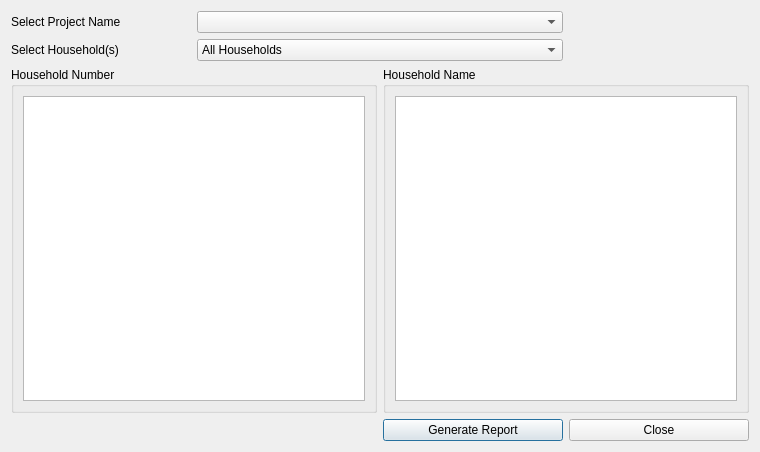
<?xml version="1.0" encoding="UTF-8"?>
<ui version="4.0">
 <class>HouseholdBudget</class>
 <widget class="QDialog" name="HouseholdBudget">
  <property name="geometry">
   <rect>
    <x>0</x>
    <y>0</y>
    <width>760</width>
    <height>452</height>
   </rect>
  </property>
  <property name="minimumSize">
   <size>
    <width>596</width>
    <height>399</height>
   </size>
  </property>
  <property name="windowTitle">
   <string>Report: Households Budgets</string>
  </property>
  <layout class="QGridLayout" name="gridLayout">
   <item row="0" column="0">
    <widget class="QLabel" name="label">
     <property name="text">
      <string>Select Project Name</string>
     </property>
     <property name="buddy">
      <cstring>cmbProjectNames</cstring>
     </property>
    </widget>
   </item>
   <item row="0" column="1" colspan="2">
    <widget class="QComboBox" name="cmbProjectNames"/>
   </item>
   <item row="1" column="0">
    <widget class="QLabel" name="label_2">
     <property name="text">
      <string>Select Household(s)</string>
     </property>
     <property name="buddy">
      <cstring>cmbHouseholds</cstring>
     </property>
    </widget>
   </item>
   <item row="1" column="1" colspan="2">
    <widget class="QComboBox" name="cmbHouseholds">
     <item>
      <property name="text">
       <string>All Households</string>
      </property>
     </item>
     <item>
      <property name="text">
       <string>Select Particular Households</string>
      </property>
     </item>
    </widget>
   </item>
   <item row="2" column="0" rowspan="2" colspan="2">
    <widget class="QGroupBox" name="groupBox">
     <property name="title">
      <string>Household Number</string>
     </property>
     <layout class="QVBoxLayout" name="verticalLayout_6">
      <item>
       <widget class="QListView" name="listViewHNumbers">
        <property name="alternatingRowColors">
         <bool>true</bool>
        </property>
        <property name="selectionMode">
         <enum>QAbstractItemView::MultiSelection</enum>
        </property>
       </widget>
      </item>
     </layout>
    </widget>
   </item>
   <item row="2" column="2" rowspan="2" colspan="2">
    <widget class="QGroupBox" name="groupBox_2">
     <property name="title">
      <string>Household Name</string>
     </property>
     <layout class="QVBoxLayout" name="verticalLayout_5">
      <item>
       <widget class="QListView" name="listViewHNames">
        <property name="alternatingRowColors">
         <bool>true</bool>
        </property>
        <property name="selectionMode">
         <enum>QAbstractItemView::MultiSelection</enum>
        </property>
       </widget>
      </item>
     </layout>
    </widget>
   </item>
   <item row="4" column="2">
    <widget class="QPushButton" name="cmdGenerateReport">
     <property name="text">
      <string>Generate Report</string>
     </property>
    </widget>
   </item>
   <item row="4" column="3">
    <widget class="QPushButton" name="cmdClose">
     <property name="text">
      <string>Close</string>
     </property>
    </widget>
   </item>
  </layout>
 </widget>
 <tabstops>
  <tabstop>cmbProjectNames</tabstop>
  <tabstop>cmbHouseholds</tabstop>
  <tabstop>listViewHNumbers</tabstop>
  <tabstop>listViewHNames</tabstop>
 </tabstops>
 <resources/>
 <connections>
  <connection>
   <sender>cmdClose</sender>
   <signal>clicked()</signal>
   <receiver>HouseholdBudget</receiver>
   <slot>mdiClose()</slot>
   <hints>
    <hint type="sourcelabel">
     <x>700</x>
     <y>419</y>
    </hint>
    <hint type="destinationlabel">
     <x>543</x>
     <y>340</y>
    </hint>
   </hints>
  </connection>
  <connection>
   <sender>cmdGenerateReport</sender>
   <signal>clicked()</signal>
   <receiver>HouseholdBudget</receiver>
   <slot>writeSpreadsheet()</slot>
   <hints>
    <hint type="sourcelabel">
     <x>458</x>
     <y>419</y>
    </hint>
    <hint type="destinationlabel">
     <x>450</x>
     <y>325</y>
    </hint>
   </hints>
  </connection>
  <connection>
   <sender>cmbProjectNames</sender>
   <signal>currentIndexChanged(int)</signal>
   <receiver>HouseholdBudget</receiver>
   <slot>getHouseholds()</slot>
   <hints>
    <hint type="sourcelabel">
     <x>413</x>
     <y>26</y>
    </hint>
    <hint type="destinationlabel">
     <x>415</x>
     <y>60</y>
    </hint>
   </hints>
  </connection>
 </connections>
 <slots>
  <slot>mdiClose()</slot>
  <slot>getReportData()</slot>
  <slot>writeSpreadsheet()</slot>
  <slot>getHouseholds()</slot>
 </slots>
</ui>
